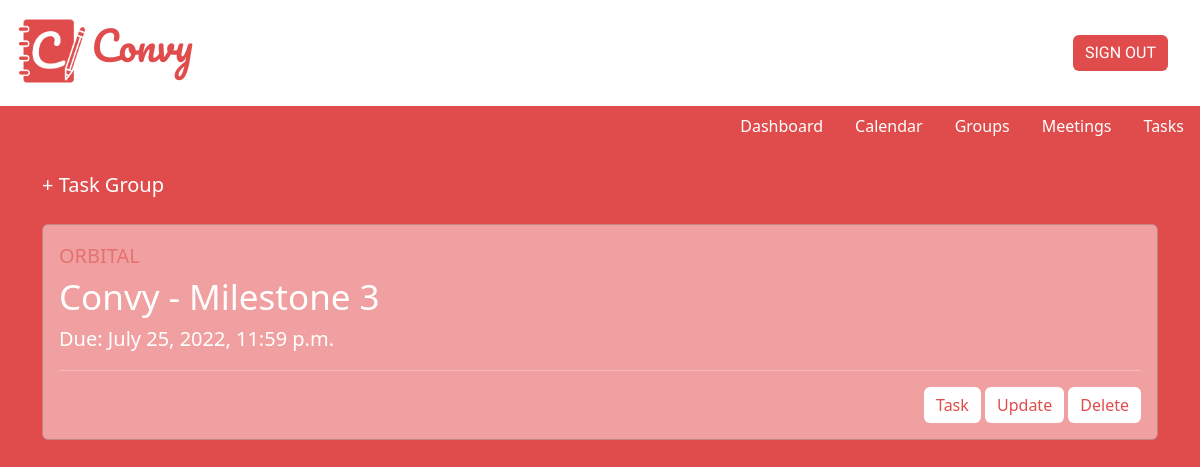
Page /task/taskgroup-list/ (signed in) on the committed database.
### task/models.py (models this page shows)
class TaskGroup(models.Model):
    user = models.ForeignKey(User, on_delete=models.CASCADE, null = True, blank=True)
    organisation = models.CharField(max_length=200)
    title = models.CharField(max_length=200)
    deadline = models.DateTimeField(null = True, blank = True)
    def __str__(self):
        return self.title

### task/views.py (the view)
# urls.py: path('taskgroup-list/', views.list_taskgroup, name="taskgroup-list"),
def list_taskgroup(request):
    taskgroup_list = TaskGroup.objects.filter(user__pk = request.user.id)
    return render(request, 'task/taskgroup_list.html', {
        'taskgroup_list': taskgroup_list,
   	})

### task/templates/task/taskgroup_list.html (shortened to what this page needs)
{% extends 'authentication/base.html' %}
{% load static %}
{% block content %}
    <link rel="stylesheet" href="{% static 'authentication/styles/base.css' %}" type="text/css">
    <a href="{% url 'task:taskgroup-add' %}" class="add">&plus; Task Group</a>
    <br> <br>
    {% for taskgroup in taskgroup_list %}
    <div class="card" style="background-color: #F0A0A0">
        <div class="card-body">
            <div style="color: rgba(224, 76, 76, 0.56); font-size: 20px">
                {{ taskgroup.organisation | upper }}<br>
            </div>
            <div style="color: white; font-size: 35px;">
                {{ taskgroup }} <br>
            </div>
            <div style="color: white; font-size: 20px;">
                Due: {{ taskgroup.deadline }} <br>
            </div>
            <hr>
            <div align="right">
                <a href="{% url 'task:task-list' taskgroup.id %}" class="btn btn-outline-primary">Task</a>
                <a href="{% url 'task:taskgroup-update' taskgroup.id %}" class="btn btn-outline-success">Update</a>
                <a href="{% url 'task:taskgroup-delete' taskgroup.id %}" class="btn btn-outline-danger">Delete</a>
            </div>
        </div>
    </div>
    <br>
    {% endfor %}
{% endblock %}

### authentication/static/authentication/styles/base.css (style rules this page uses)
* { margin: 0; padding: 0; box-sizing: border-box; }
body { background-color: #e04c4c; }
.nav-link, .nav-link:hover, a { color: white; }
h1, h3, hr, p, ul, a, li, form { color: white; }
.btn { background-color: white; color: #e04c4c; border: 0px; }

### task/templates/task/taskgroup_list.html (style rules this page uses)
.add { text-decoration: none; font-size: 20px; }

### rows in the picture
TaskGroup: organisation "ORBITAL", title "Convy - Milestone 3", deadline "July 25, 2022, 11:59 p.m."
